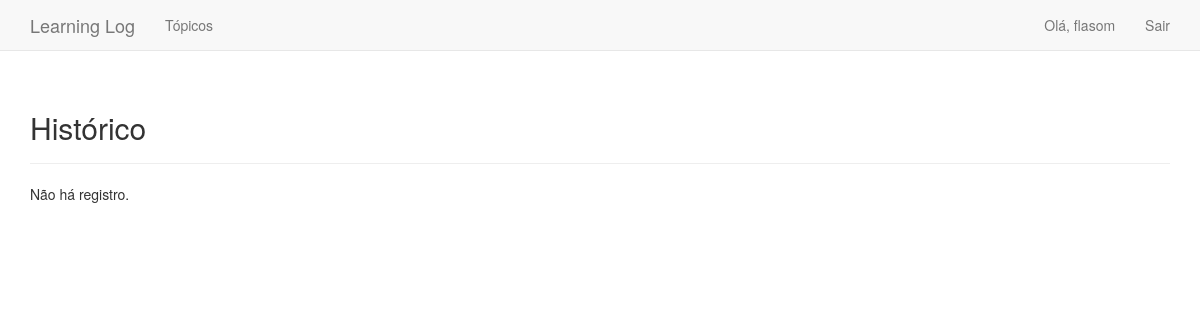
/history (signed in), run on an earlier commit of the app's database.
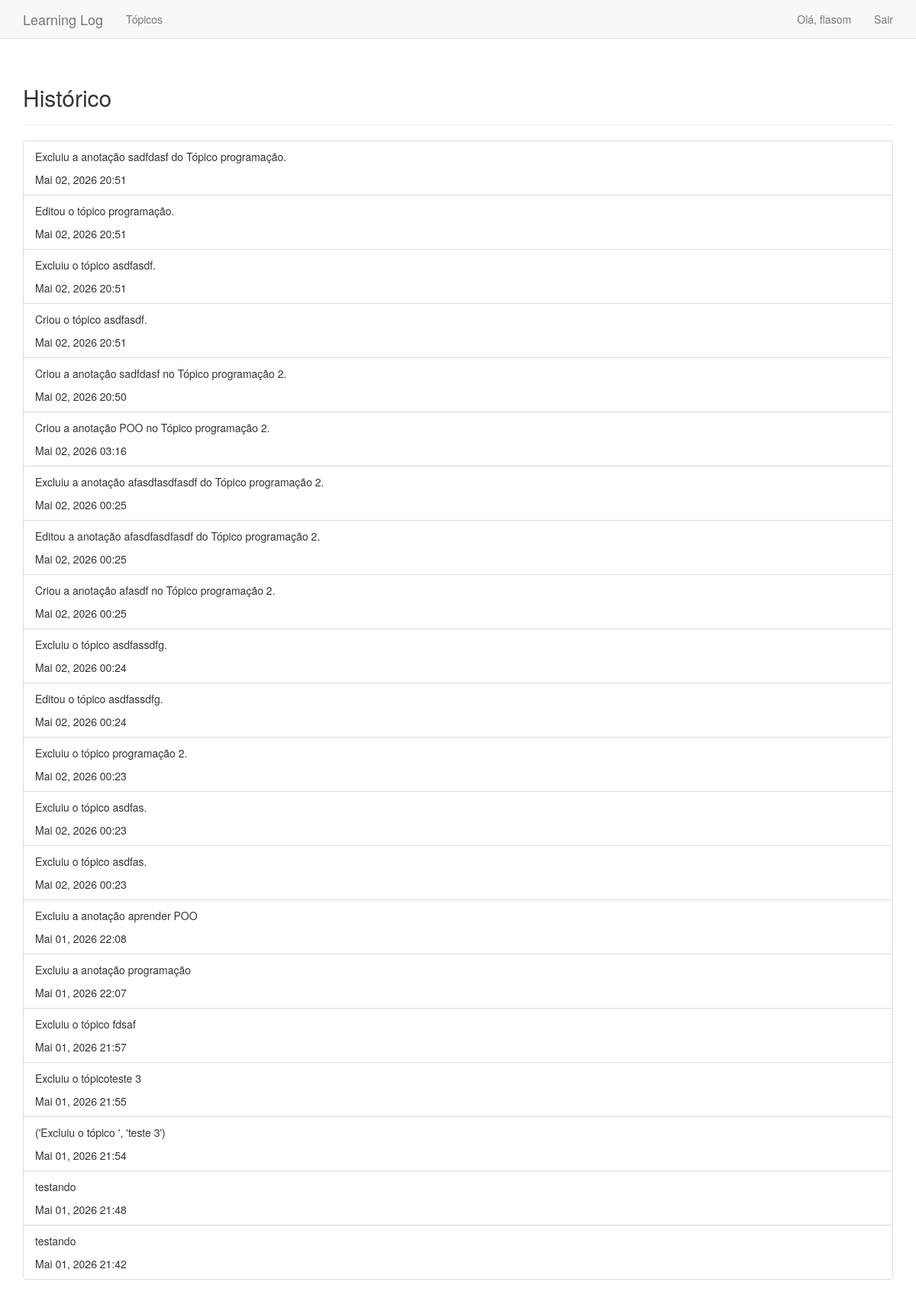
And on a later commit of the database.
### learning_logs/models.py (models this page shows, shortened)
class History(models.Model):
    title = models.CharField(max_length=100)
    text = models.CharField(max_length=50)
    date_added = models.DateTimeField(auto_now_add=True)
    owner = models.ForeignKey(User, on_delete=models.CASCADE)
    class Meta:
        verbose_name_plural = 'histories'

### learning_logs/views.py (the view)
# urls.py: path('history', views.history, name='history'),
@login_required
def history(request):
    history = History.objects.filter(owner=request.user).all().order_by('-date_added')
    context = {'history': history}
    return render(request, 'learning_logs/history.html', context)

### learning_logs/templates/learning_logs/history.html
{% extends 'learning_logs/base.html' %}
{% block header %}
    <h2>Histórico</h2>
{% endblock header %}
{% block content %}
    <ul class="list-group">
            {% for action in history %}
            <li class="list-group-item">
                <div>
                <div>
                    {{action.title | linebreaks }}
                </div>
                <div>
                    {{ action.date_added | date:'M d, Y H:i' }}
                </div>
                </div>
            </li>
            {% empty %}
            <div>
                Não há registro.
            </div>
            {% endfor %}
        </ul>
{% endblock content %}

What changed in the data, as far as the page shows it:
added History: title "Excluiu a anotação sadfdasf do Tópico programação.", date_added "Mai 02, 2026 20:51"
added History: title "Editou o tópico programação.", date_added "Mai 02, 2026 20:51"
added History: title "Excluiu o tópico asdfasdf.", date_added "Mai 02, 2026 20:51"
added History: title "Criou o tópico asdfasdf.", date_added "Mai 02, 2026 20:51"
added History: title "Criou a anotação sadfdasf no Tópico programação 2.", date_added "Mai 02, 2026 20:50"
added History: title "Criou a anotação POO no Tópico programação 2.", date_added "Mai 02, 2026 03:16"
added History: title "Excluiu a anotação afasdfasdfasdf do Tópico programação 2.", date_added "Mai 02, 2026 00:25"
added History: title "Editou a anotação afasdfasdfasdf do Tópico programação 2.", date_added "Mai 02, 2026 00:25"
added History: title "Criou a anotação afasdf no Tópico programação 2.", date_added "Mai 02, 2026 00:25"
added History: title "Excluiu o tópico asdfassdfg.", date_added "Mai 02, 2026 00:24"
added History: title "Editou o tópico asdfassdfg.", date_added "Mai 02, 2026 00:24"
added History: title "Excluiu o tópico programação 2.", date_added "Mai 02, 2026 00:23"
added History: title "Excluiu o tópico asdfas.", date_added "Mai 02, 2026 00:23"
added History: title "Excluiu o tópico asdfas.", date_added "Mai 02, 2026 00:23"
added History: title "Excluiu a anotação aprender POO", date_added "Mai 01, 2026 22:08"
added History: title "Excluiu a anotação programação", date_added "Mai 01, 2026 22:07"
added History: title "Excluiu o tópico fdsaf", date_added "Mai 01, 2026 21:57"
added History: title "Excluiu o tópicoteste 3", date_added "Mai 01, 2026 21:55"
added History: title "('Excluiu o tópico ', 'teste 3')", date_added "Mai 01, 2026 21:54"
added History: title "testando", date_added "Mai 01, 2026 21:48"
added History: title "testando", date_added "Mai 01, 2026 21:42"
Also different on the page:
text no longer shown: "Não há registro."
